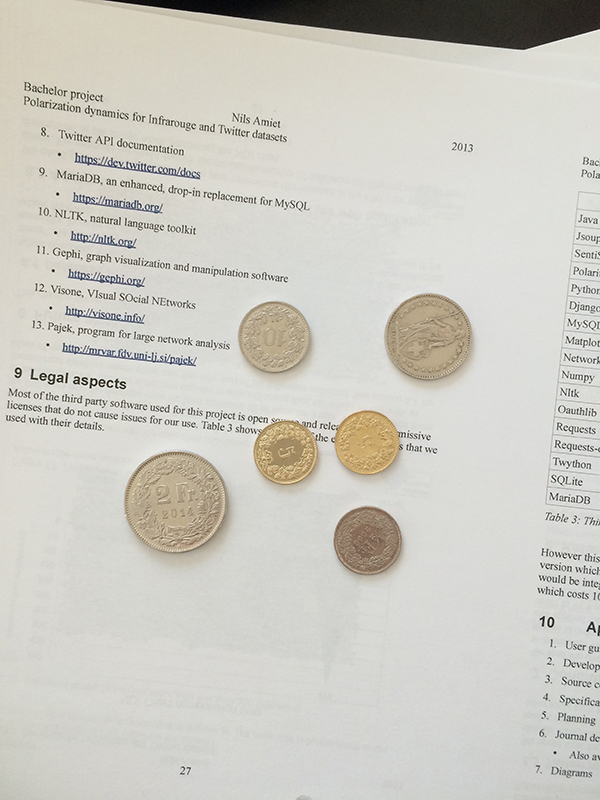
#> input picture images/c8.jpg, 600 x 800 px
$ python test_2.py   (older library calls are emulated)
#> lines starting #> are read from the running program, lines starting #| are printed output that depends on the picture; after the words box and inside, x2 and y2 are one past the last pixel; in counts of white or black regions, pixels touching at a corner belong together; long printed decimals are rounded
__author__ = 'michaelcaraccio'

#http://blog.christianperone.com/?p=2711

import numpy as np
import cv2

if __name__ == "__main__":

    img = cv2.imread('images/c8.jpg', 0)
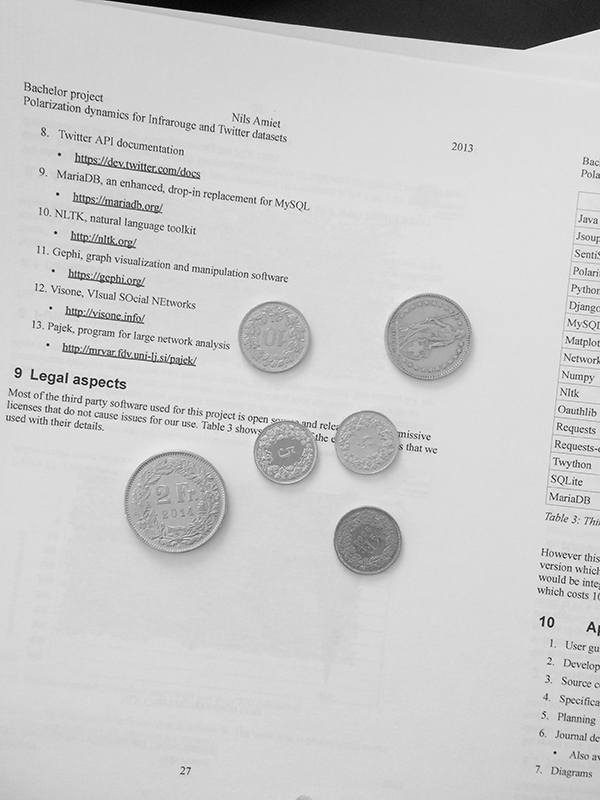
#> img: shape (800, 600); min 0, max 255, mean 202.3
    img2 = cv2.imread('images/c8.jpg', 0)

    gray = cv2.cvtColor(img, cv2.COLOR_GRAY2BGR)

    img2 = cv2.pyrMeanShiftFiltering(gray, 20, 30,3)

    img2 = cv2.cvtColor(img2, cv2.COLOR_BGR2GRAY)
#> img2: shape (800, 600)

    #img2 = cv2.fastNlMeansDenoising(img2,None,5,7,21)

    gray = cv2.cvtColor(img, cv2.COLOR_GRAY2BGR)

    # http://stackoverflow.com/questions/24018552/how-do-i-enhance-an-image-then-convert-it-to-a-binary-image-using-python-and-ope
    enhanced_im  = np.array(img2, np.uint8)

    gray_blur = cv2.GaussianBlur(gray, (3, 3), 0)
    thresh = cv2.adaptiveThreshold(enhanced_im, 255, 1, 1, 11, 17)
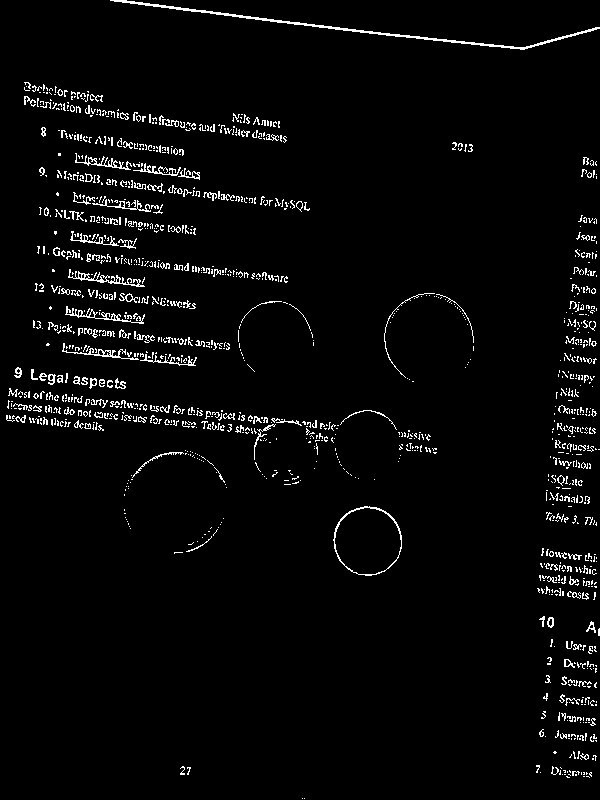
#> thresh: shape (800, 600); 3.3% white in thin lines or dots

    kernel = np.ones((3, 3), np.uint8)
    closing = cv2.morphologyEx(thresh, cv2.MORPH_CLOSE, kernel, iterations=2)
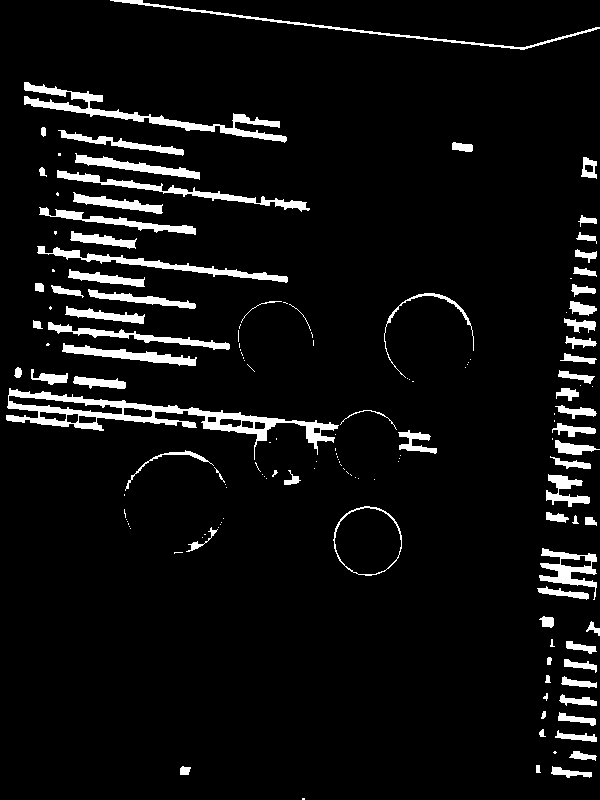
#> closing: shape (800, 600); 6.3% white; 148 white regions (73 under 20 px)

    cont_img = closing.copy()
    cv2.imshow('img2-1', img2)

    q, contours, hierarchy = cv2.findContours(cont_img,cv2.RETR_TREE,cv2.CHAIN_APPROX_SIMPLE)
#> contours = 161 contours, 81 with area under 20; largest, box (x1, y1, x2, y2) and area: (6, 388, 339, 460) 5545, (333, 506, 402, 576) 3654, (334, 507, 402, 575) 3492, (24, 82, 287, 143) 2104, (37, 246, 288, 283) 1212

    for cnt in contours:
        area = cv2.contourArea(cnt)
        if area < 1000 or area > 15000:
            continue

        if len(cnt) < 5:
            continue

        ellipse = cv2.fitEllipse(cnt)

        x,y,w,h = cv2.boundingRect(cnt)
        aspect_ratio = float(w)/h

        print(aspect_ratio)

        if aspect_ratio <1.2 and aspect_ratio > 0.8 :
            cv2.ellipse(gray, ellipse, (0,255,0), 2)
#> this loop made 161 passes
#> area on passes 2 to 4: 185, 63.5, 21.5
#| 1.115
#| 0.9857
#| 1.0
#| 4.625
#| 6.784
#| 6.024
#| 4.311
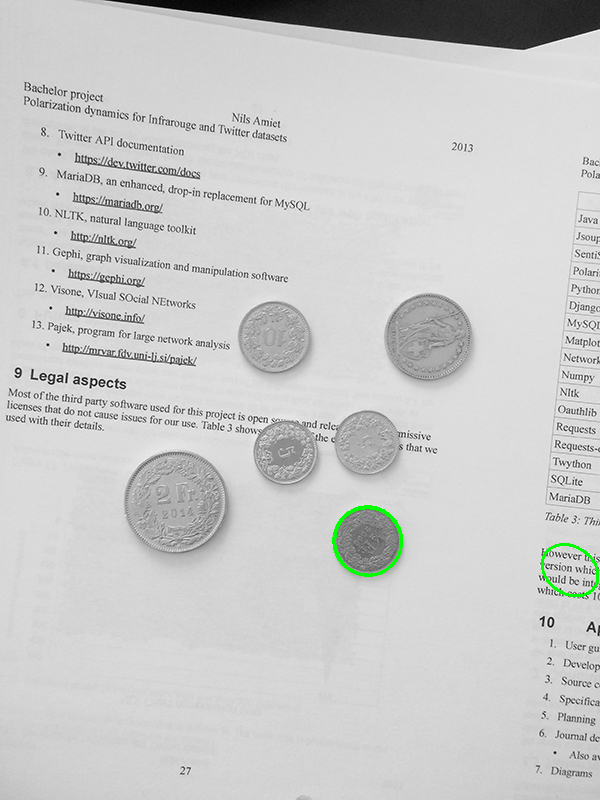
#> gray: shape (800, 600, 3); mean B, G, R 201.8, 202.5, 201.8

    cv2.imshow('img2-2', img2)

    cimg = cv2.cvtColor(img, cv2.COLOR_GRAY2BGR)
    circles = cv2.HoughCircles(img, cv2.HOUGH_GRADIENT, 1.5, 50, np.array([]), 101, 100, 20, 220)
#> circles = 26 rows, first 8: [221.2, 302.2, 174.5], [278.2, 234.8, 197.6], [282.8, 296.2, 184.4], [195.8, 383.2, 116.8], [249.8, 356.2, 158], [171.8, 269.2, 93.65], [206.2, 227.2, 118.4], [156.8, 350.2, 126.6]
    print(circles)
#| [[[221.25     302.25     174.5     ]
#|   [278.25     234.75     197.6     ]
#|   [282.75     296.25     184.4     ]
#|   [195.75     383.25     116.75    ]
#|   [249.75     356.25     158.      ]
#|   [171.75     269.25      93.650]
#|   [206.25     227.25     118.400]
#|   [156.75     350.25     126.650]
#|   [176.25     503.25      48.5     ]
#|   [428.25     336.75      39.8     ]
#|   [210.75     434.25      92.      ]
#|   [431.25     435.75     133.25    ]
#> (further printed lines are left out)

    for i in range(0, len(circles[0]) - 1):
        cv2.circle(img, (circles[0][i][0], circles[0][i][1]), circles[0][i][2], (0, 0, 255), 1, cv2.LINE_AA)
        cv2.circle(img, (circles[0][i][0], circles[0][i][1]), 2, (0, 255, 0), 3,cv2.LINE_AA)  # draw center of circle
#> this loop made 25 passes
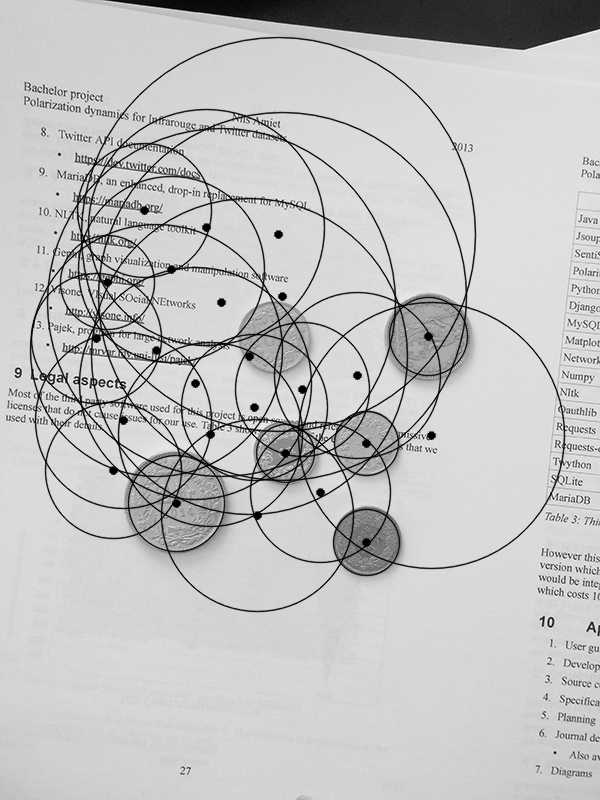
#> img: shape (800, 600); 7.68% of pixels changed, all inside (x1, y1, x2, y2) = (29, 36, 566, 613)

    cv2.imshow('cercles', cimg)
    cv2.imshow("Morphological Closing", closing)
    cv2.imshow("Adaptive Thresholding", thresh)
    cv2.imshow('Contours', gray)

    cv2.imshow('Hough circle img2', img)
    cv2.waitKey(0)
    #cv2.destroyAllWindows()

$ run again, with images/c1.jpg copied over images/c8.jpg
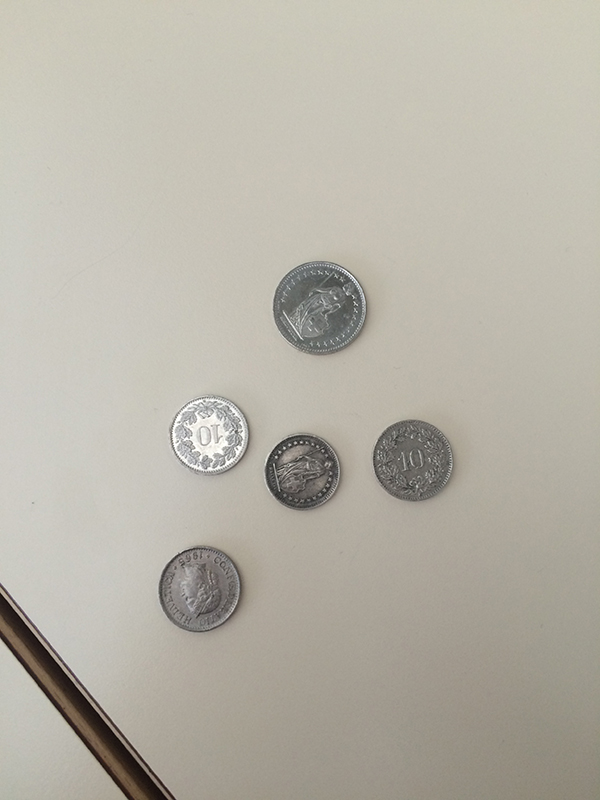
#> input picture images/c1.jpg, 600 x 800 px
#> thresh: shape (800, 600); 1.2% white in thin lines or dots, all inside (x1, y1, x2, y2) = (0, 261, 455, 800)
#> closing: shape (800, 600); 2.1% white; 66 white regions (51 under 20 px)
#> contours = 82 contours, 56 with area under 20; largest, box (x1, y1, x2, y2) and area: (273, 261, 368, 356) 6931, (274, 263, 362, 355) 6054, (265, 435, 343, 511) 4520, (169, 398, 250, 475) 3817, (266, 436, 340, 510) 3455
#> the loop `for cnt in contours:` made 82 passes
#> area on passes 23, 24, 27, 39, 53, 57, 58, 59: 812.5, 29, 212, 162, 257.5, 73, 51.5, 323.5
#> (printed output is left out)
#> after the loop `for cnt in contours:`:
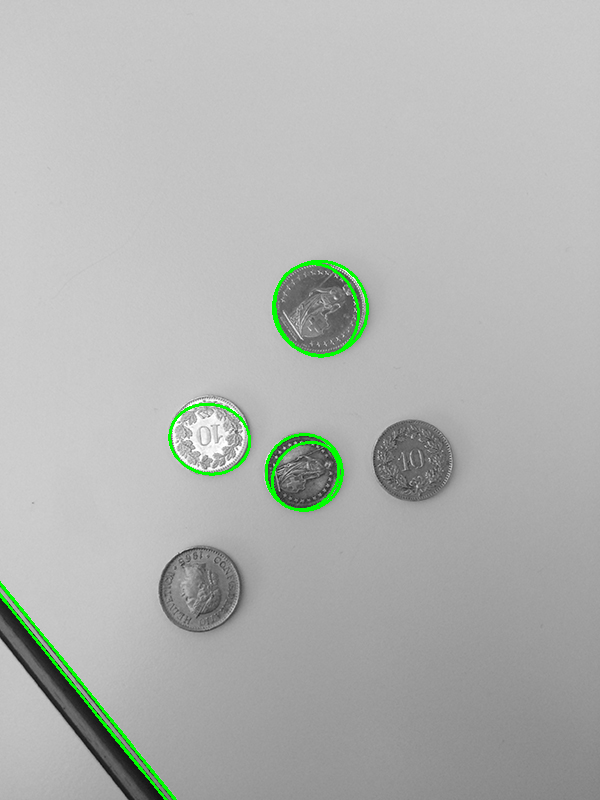
#> gray: shape (800, 600, 3); mean B, G, R 177, 179.6, 177
#> circles = [[200.2, 588.8, 39.05], [320.2, 309.8, 46.4], [207.8, 432.8, 34.7], [302.2, 476.2, 34.4], [417.8, 462.8, 36.65]]
#| [[[200.25 588.75  39.05]
#|   [320.25 309.75  46.4 ]
#|   [207.75 432.75  34.7 ]
#|   [302.25 476.25  34.4 ]
#|   [417.75 462.75  36.65]]]
#> the loop `for i in range(0, len(circles[0]) - 1):` made 4 passes
#> after the loop `for i in range(0, len(circles[0]) - 1):`:
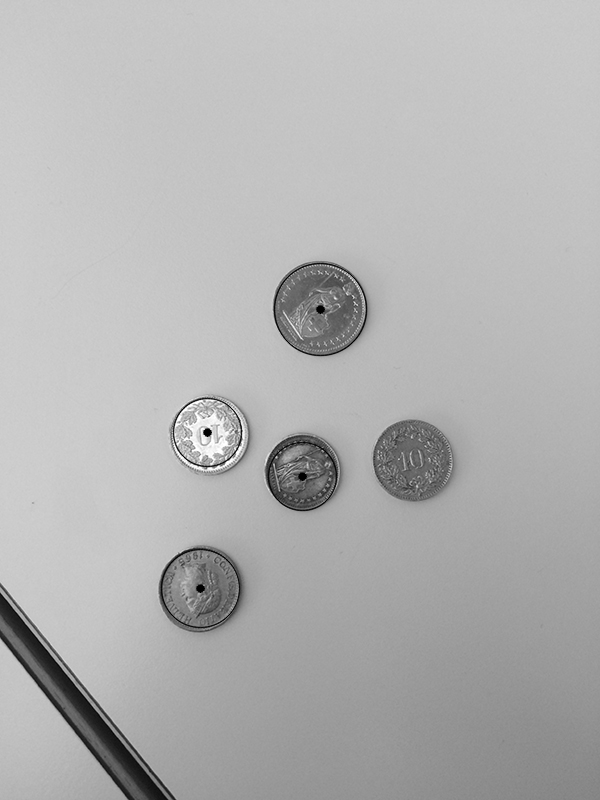
#> img: shape (800, 600); min 0, max 255, mean 177.7

$ run again, with images/c2.jpg copied over images/c8.jpg
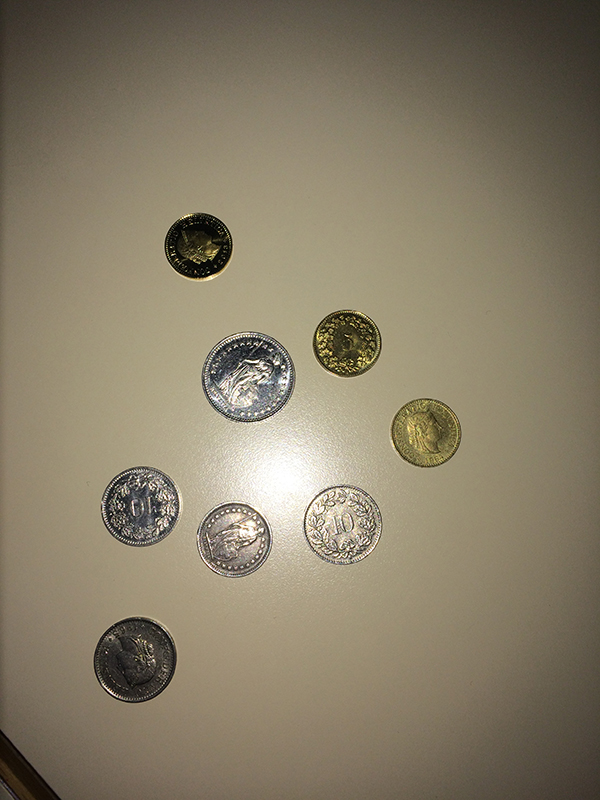
#> input picture images/c2.jpg, 600 x 800 px
#> thresh: shape (800, 600); 2.4% white in thin lines or dots, all inside (x1, y1, x2, y2) = (0, 213, 462, 799)
#> closing: shape (800, 600); 5.4% white; 28 white regions (16 under 20 px)
#> contours = 57 contours, 16 with area under 20; largest, box (x1, y1, x2, y2) and area: (202, 331, 296, 423) 6570, (94, 617, 177, 703) 5502, (101, 466, 179, 547) 4889, (280, 470, 383, 565) 4875, (94, 619, 176, 702) 4870
#> the loop `for cnt in contours:` made 57 passes
#> area on passes 3, 6, 8, 13, 14, 15, 16, 17: 66.5, 27, 336, 62, 231, 152, 188.5, 51.5
#> (printed output is left out)
#> after the loop `for cnt in contours:`:
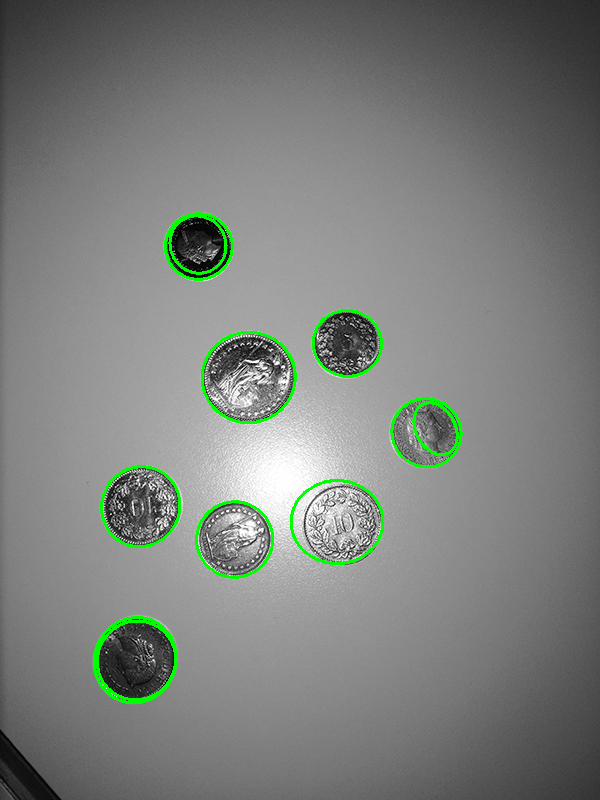
#> gray: shape (800, 600, 3); mean B, G, R 123.8, 127.7, 123.8
#> circles = 24 rows, first 8: [329.2, 429.8, 98.6], [257.2, 465.8, 85.4], [300.8, 497.2, 62], [249.8, 593.2, 143.1], [206.2, 455.2, 96.95], [185.2, 386.2, 149.8], [249.8, 377.2, 45.8], [360.8, 389.2, 82.1]
#| [[[329.25     429.75      98.600]
#|   [257.25     465.75      85.400]
#|   [300.75     497.25      62.      ]
#|   [249.75     593.25     143.15    ]
#|   [206.25     455.25      96.95    ]
#|   [185.25     386.25     149.75    ]
#> (further printed lines are left out)
#> the loop `for i in range(0, len(circles[0]) - 1):` made 23 passes
#> after the loop `for i in range(0, len(circles[0]) - 1):`:
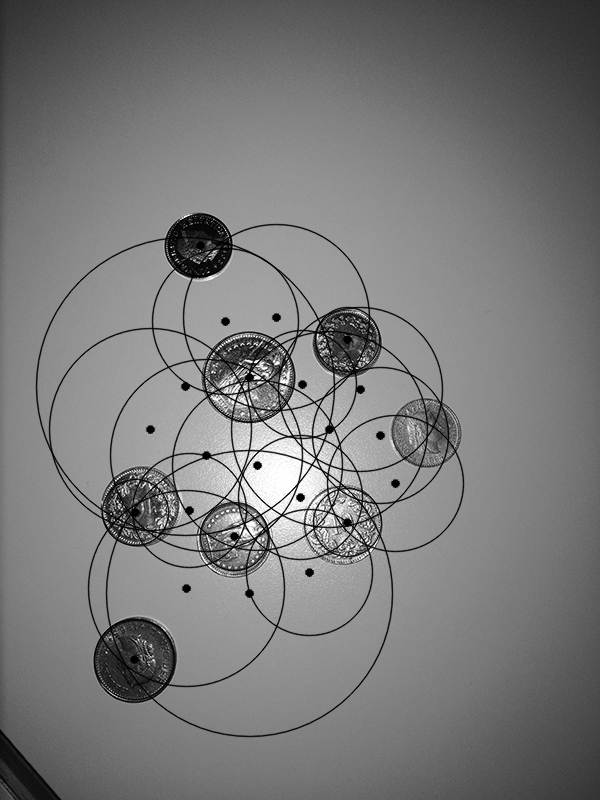
#> img: shape (800, 600); min 0, max 255, mean 121.3
